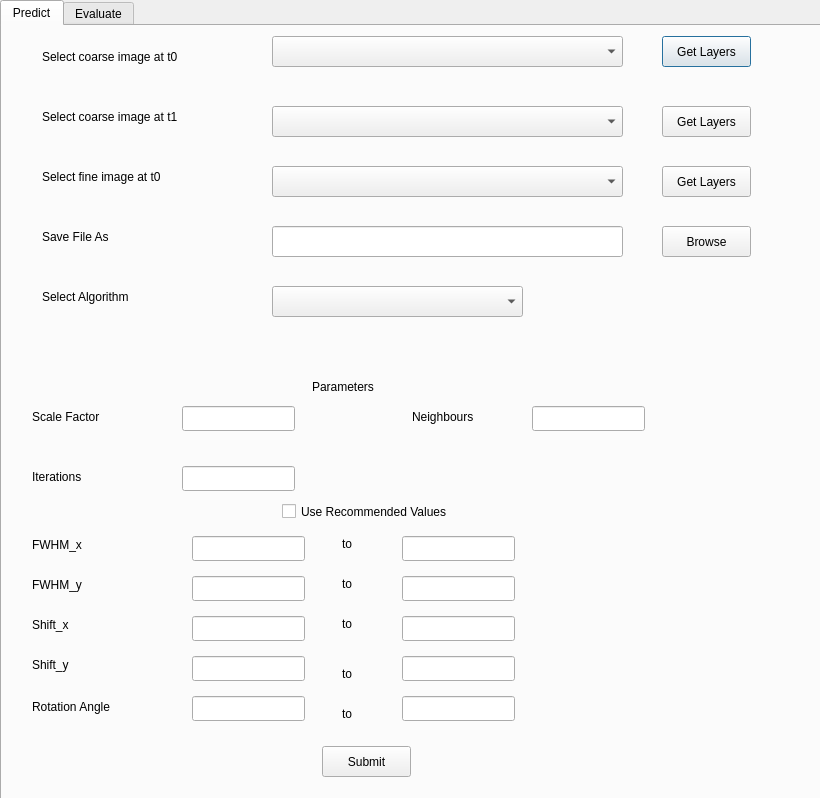
<?xml version="1.0" encoding="UTF-8"?>
<ui version="4.0">
 <class>ImageFusionDialogBase</class>
 <widget class="QDialog" name="ImageFusionDialogBase">
  <property name="geometry">
   <rect>
    <x>0</x>
    <y>0</y>
    <width>820</width>
    <height>798</height>
   </rect>
  </property>
  <property name="windowTitle">
   <string>Image Fusion</string>
  </property>
  <widget class="QTabWidget" name="tabWidget">
   <property name="geometry">
    <rect>
     <x>0</x>
     <y>0</y>
     <width>831</width>
     <height>801</height>
    </rect>
   </property>
   <property name="currentIndex">
    <number>0</number>
   </property>
   <widget class="QWidget" name="tab">
    <attribute name="title">
     <string>Predict</string>
    </attribute>
    <widget class="QCheckBox" name="checkBox">
     <property name="geometry">
      <rect>
       <x>280</x>
       <y>470</y>
       <width>221</width>
       <height>31</height>
      </rect>
     </property>
     <property name="text">
      <string>Use Recommended Values</string>
     </property>
    </widget>
    <widget class="QPushButton" name="coarset0Button">
     <property name="geometry">
      <rect>
       <x>660</x>
       <y>10</y>
       <width>89</width>
       <height>31</height>
      </rect>
     </property>
     <property name="text">
      <string>Get Layers</string>
     </property>
    </widget>
    <widget class="QLabel" name="label">
     <property name="geometry">
      <rect>
       <x>40</x>
       <y>20</y>
       <width>191</width>
       <height>21</height>
      </rect>
     </property>
     <property name="text">
      <string>Select coarse image at t0</string>
     </property>
    </widget>
    <widget class="QLabel" name="label_7">
     <property name="geometry">
      <rect>
       <x>310</x>
       <y>340</y>
       <width>81</width>
       <height>41</height>
      </rect>
     </property>
     <property name="text">
      <string>Parameters</string>
     </property>
    </widget>
    <widget class="QLabel" name="label_9">
     <property name="geometry">
      <rect>
       <x>30</x>
       <y>380</y>
       <width>111</width>
       <height>21</height>
      </rect>
     </property>
     <property name="text">
      <string>Scale Factor</string>
     </property>
    </widget>
    <widget class="QLabel" name="label_10">
     <property name="geometry">
      <rect>
       <x>30</x>
       <y>440</y>
       <width>91</width>
       <height>21</height>
      </rect>
     </property>
     <property name="text">
      <string>Iterations</string>
     </property>
    </widget>
    <widget class="QLabel" name="label_11">
     <property name="geometry">
      <rect>
       <x>410</x>
       <y>380</y>
       <width>91</width>
       <height>21</height>
      </rect>
     </property>
     <property name="text">
      <string>Neighbours</string>
     </property>
    </widget>
    <widget class="QLabel" name="label_12">
     <property name="geometry">
      <rect>
       <x>30</x>
       <y>510</y>
       <width>67</width>
       <height>17</height>
      </rect>
     </property>
     <property name="text">
      <string>FWHM_x</string>
     </property>
    </widget>
    <widget class="QLabel" name="label_14">
     <property name="geometry">
      <rect>
       <x>30</x>
       <y>590</y>
       <width>67</width>
       <height>17</height>
      </rect>
     </property>
     <property name="text">
      <string>Shift_x</string>
     </property>
    </widget>
    <widget class="QLabel" name="label_15">
     <property name="geometry">
      <rect>
       <x>30</x>
       <y>630</y>
       <width>67</width>
       <height>17</height>
      </rect>
     </property>
     <property name="text">
      <string>Shift_y</string>
     </property>
    </widget>
    <widget class="QLabel" name="label_16">
     <property name="geometry">
      <rect>
       <x>30</x>
       <y>670</y>
       <width>111</width>
       <height>21</height>
      </rect>
     </property>
     <property name="text">
      <string>Rotation Angle</string>
     </property>
    </widget>
    <widget class="QLabel" name="label_17">
     <property name="geometry">
      <rect>
       <x>340</x>
       <y>510</y>
       <width>31</width>
       <height>16</height>
      </rect>
     </property>
     <property name="text">
      <string>to</string>
     </property>
    </widget>
    <widget class="QComboBox" name="algoComboBox">
     <property name="geometry">
      <rect>
       <x>270</x>
       <y>260</y>
       <width>251</width>
       <height>31</height>
      </rect>
     </property>
    </widget>
    <widget class="QLabel" name="label_23">
     <property name="geometry">
      <rect>
       <x>40</x>
       <y>80</y>
       <width>191</width>
       <height>21</height>
      </rect>
     </property>
     <property name="text">
      <string>Select coarse image at t1</string>
     </property>
    </widget>
    <widget class="QLabel" name="label_24">
     <property name="geometry">
      <rect>
       <x>40</x>
       <y>140</y>
       <width>191</width>
       <height>21</height>
      </rect>
     </property>
     <property name="text">
      <string>Select fine image at t0</string>
     </property>
    </widget>
    <widget class="QLabel" name="label_25">
     <property name="geometry">
      <rect>
       <x>40</x>
       <y>200</y>
       <width>191</width>
       <height>21</height>
      </rect>
     </property>
     <property name="text">
      <string>Save File As</string>
     </property>
    </widget>
    <widget class="QPushButton" name="coarset1Button">
     <property name="geometry">
      <rect>
       <x>660</x>
       <y>80</y>
       <width>89</width>
       <height>31</height>
      </rect>
     </property>
     <property name="text">
      <string>Get Layers</string>
     </property>
    </widget>
    <widget class="QPushButton" name="finet0Button">
     <property name="geometry">
      <rect>
       <x>660</x>
       <y>140</y>
       <width>89</width>
       <height>31</height>
      </rect>
     </property>
     <property name="text">
      <string>Get Layers</string>
     </property>
    </widget>
    <widget class="QPushButton" name="saveButton">
     <property name="geometry">
      <rect>
       <x>660</x>
       <y>200</y>
       <width>89</width>
       <height>31</height>
      </rect>
     </property>
     <property name="text">
      <string>Browse</string>
     </property>
    </widget>
    <widget class="QLabel" name="label_26">
     <property name="geometry">
      <rect>
       <x>40</x>
       <y>260</y>
       <width>191</width>
       <height>21</height>
      </rect>
     </property>
     <property name="text">
      <string>Select Algorithm</string>
     </property>
    </widget>
    <widget class="QLineEdit" name="scaleFactor">
     <property name="geometry">
      <rect>
       <x>180</x>
       <y>380</y>
       <width>113</width>
       <height>25</height>
      </rect>
     </property>
    </widget>
    <widget class="QLineEdit" name="iterations">
     <property name="geometry">
      <rect>
       <x>180</x>
       <y>440</y>
       <width>113</width>
       <height>25</height>
      </rect>
     </property>
    </widget>
    <widget class="QLineEdit" name="neighbours">
     <property name="geometry">
      <rect>
       <x>530</x>
       <y>380</y>
       <width>113</width>
       <height>25</height>
      </rect>
     </property>
    </widget>
    <widget class="QLabel" name="label_22">
     <property name="geometry">
      <rect>
       <x>30</x>
       <y>550</y>
       <width>67</width>
       <height>17</height>
      </rect>
     </property>
     <property name="text">
      <string>FWHM_y</string>
     </property>
    </widget>
    <widget class="QLineEdit" name="FWHM_xStart">
     <property name="geometry">
      <rect>
       <x>190</x>
       <y>510</y>
       <width>113</width>
       <height>25</height>
      </rect>
     </property>
    </widget>
    <widget class="QLineEdit" name="FWHM_yStart">
     <property name="geometry">
      <rect>
       <x>190</x>
       <y>550</y>
       <width>113</width>
       <height>25</height>
      </rect>
     </property>
    </widget>
    <widget class="QLineEdit" name="shift_xStart">
     <property name="geometry">
      <rect>
       <x>190</x>
       <y>590</y>
       <width>113</width>
       <height>25</height>
      </rect>
     </property>
    </widget>
    <widget class="QLineEdit" name="shift_yStart">
     <property name="geometry">
      <rect>
       <x>190</x>
       <y>630</y>
       <width>113</width>
       <height>25</height>
      </rect>
     </property>
    </widget>
    <widget class="QLineEdit" name="rotationAngleStart">
     <property name="geometry">
      <rect>
       <x>190</x>
       <y>670</y>
       <width>113</width>
       <height>25</height>
      </rect>
     </property>
    </widget>
    <widget class="QLabel" name="label_27">
     <property name="geometry">
      <rect>
       <x>340</x>
       <y>550</y>
       <width>31</width>
       <height>16</height>
      </rect>
     </property>
     <property name="text">
      <string>to</string>
     </property>
    </widget>
    <widget class="QLabel" name="label_28">
     <property name="geometry">
      <rect>
       <x>340</x>
       <y>590</y>
       <width>31</width>
       <height>16</height>
      </rect>
     </property>
     <property name="text">
      <string>to</string>
     </property>
    </widget>
    <widget class="QLabel" name="label_29">
     <property name="geometry">
      <rect>
       <x>340</x>
       <y>640</y>
       <width>31</width>
       <height>16</height>
      </rect>
     </property>
     <property name="text">
      <string>to</string>
     </property>
    </widget>
    <widget class="QLabel" name="label_30">
     <property name="geometry">
      <rect>
       <x>340</x>
       <y>680</y>
       <width>31</width>
       <height>16</height>
      </rect>
     </property>
     <property name="text">
      <string>to</string>
     </property>
    </widget>
    <widget class="QLineEdit" name="FWHM_xEnd">
     <property name="geometry">
      <rect>
       <x>400</x>
       <y>510</y>
       <width>113</width>
       <height>25</height>
      </rect>
     </property>
    </widget>
    <widget class="QLineEdit" name="FWHM_yEnd">
     <property name="geometry">
      <rect>
       <x>400</x>
       <y>550</y>
       <width>113</width>
       <height>25</height>
      </rect>
     </property>
    </widget>
    <widget class="QLineEdit" name="shift_xEnd">
     <property name="geometry">
      <rect>
       <x>400</x>
       <y>590</y>
       <width>113</width>
       <height>25</height>
      </rect>
     </property>
    </widget>
    <widget class="QLineEdit" name="rotationAngleEnd">
     <property name="geometry">
      <rect>
       <x>400</x>
       <y>670</y>
       <width>113</width>
       <height>25</height>
      </rect>
     </property>
    </widget>
    <widget class="QLineEdit" name="shift_yEnd">
     <property name="geometry">
      <rect>
       <x>400</x>
       <y>630</y>
       <width>113</width>
       <height>25</height>
      </rect>
     </property>
    </widget>
    <widget class="QPushButton" name="predictButton">
     <property name="geometry">
      <rect>
       <x>320</x>
       <y>720</y>
       <width>89</width>
       <height>31</height>
      </rect>
     </property>
     <property name="text">
      <string>Submit</string>
     </property>
    </widget>
    <widget class="QComboBox" name="coarset0ComboBox">
     <property name="geometry">
      <rect>
       <x>270</x>
       <y>10</y>
       <width>351</width>
       <height>31</height>
      </rect>
     </property>
    </widget>
    <widget class="QComboBox" name="coarset1ComboBox">
     <property name="geometry">
      <rect>
       <x>270</x>
       <y>80</y>
       <width>351</width>
       <height>31</height>
      </rect>
     </property>
    </widget>
    <widget class="QComboBox" name="finet0ComboBox">
     <property name="geometry">
      <rect>
       <x>270</x>
       <y>140</y>
       <width>351</width>
       <height>31</height>
      </rect>
     </property>
    </widget>
    <widget class="QLineEdit" name="save">
     <property name="geometry">
      <rect>
       <x>270</x>
       <y>200</y>
       <width>351</width>
       <height>31</height>
      </rect>
     </property>
    </widget>
   </widget>
   <widget class="QWidget" name="tab_2">
    <attribute name="title">
     <string>Evaluate</string>
    </attribute>
    <widget class="QLabel" name="label_3">
     <property name="geometry">
      <rect>
       <x>30</x>
       <y>70</y>
       <width>191</width>
       <height>21</height>
      </rect>
     </property>
     <property name="text">
      <string>Select Ground Truth Layer</string>
     </property>
    </widget>
    <widget class="QLabel" name="label_4">
     <property name="geometry">
      <rect>
       <x>30</x>
       <y>160</y>
       <width>161</width>
       <height>21</height>
      </rect>
     </property>
     <property name="text">
      <string>Select Predicted Layer</string>
     </property>
    </widget>
    <widget class="QComboBox" name="layerComboBox1">
     <property name="geometry">
      <rect>
       <x>290</x>
       <y>70</y>
       <width>281</width>
       <height>31</height>
      </rect>
     </property>
    </widget>
    <widget class="QComboBox" name="layerComboBox2">
     <property name="geometry">
      <rect>
       <x>290</x>
       <y>160</y>
       <width>281</width>
       <height>31</height>
      </rect>
     </property>
    </widget>
    <widget class="QPushButton" name="evaluateButton">
     <property name="geometry">
      <rect>
       <x>360</x>
       <y>340</y>
       <width>89</width>
       <height>25</height>
      </rect>
     </property>
     <property name="text">
      <string>Submit</string>
     </property>
    </widget>
    <widget class="QPushButton" name="getLayerButton1">
     <property name="geometry">
      <rect>
       <x>620</x>
       <y>70</y>
       <width>89</width>
       <height>31</height>
      </rect>
     </property>
     <property name="text">
      <string>Get Layers</string>
     </property>
    </widget>
    <widget class="QPushButton" name="getLayerButton2">
     <property name="geometry">
      <rect>
       <x>620</x>
       <y>160</y>
       <width>89</width>
       <height>31</height>
      </rect>
     </property>
     <property name="text">
      <string>Get Layers</string>
     </property>
    </widget>
    <widget class="QLabel" name="label_8">
     <property name="geometry">
      <rect>
       <x>30</x>
       <y>250</y>
       <width>121</width>
       <height>41</height>
      </rect>
     </property>
     <property name="text">
      <string>Save File As</string>
     </property>
    </widget>
    <widget class="QLineEdit" name="lineEdit">
     <property name="geometry">
      <rect>
       <x>290</x>
       <y>260</y>
       <width>281</width>
       <height>31</height>
      </rect>
     </property>
    </widget>
    <widget class="QPushButton" name="pushButton">
     <property name="geometry">
      <rect>
       <x>620</x>
       <y>260</y>
       <width>75</width>
       <height>23</height>
      </rect>
     </property>
     <property name="text">
      <string>Browse</string>
     </property>
    </widget>
   </widget>
  </widget>
 </widget>
 <resources/>
 <connections/>
</ui>
